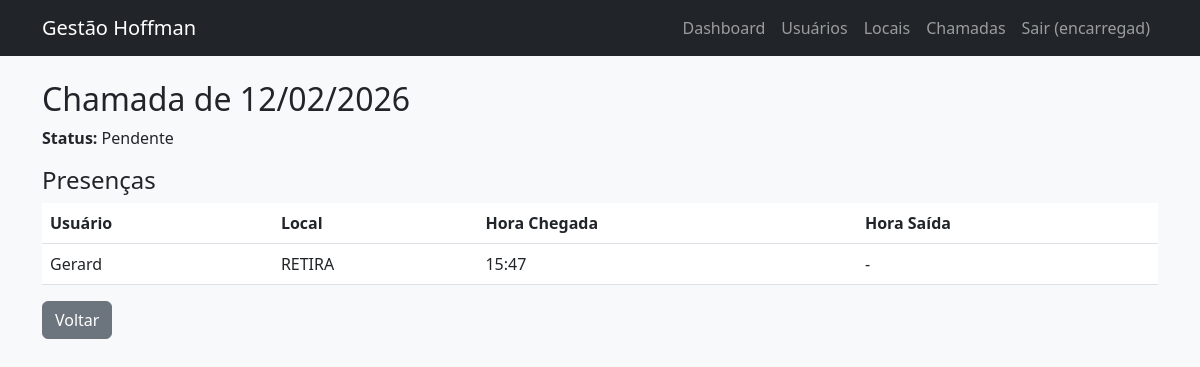
The page /encarregado/chamadas/14/ (signed in) on the database as committed earlier.
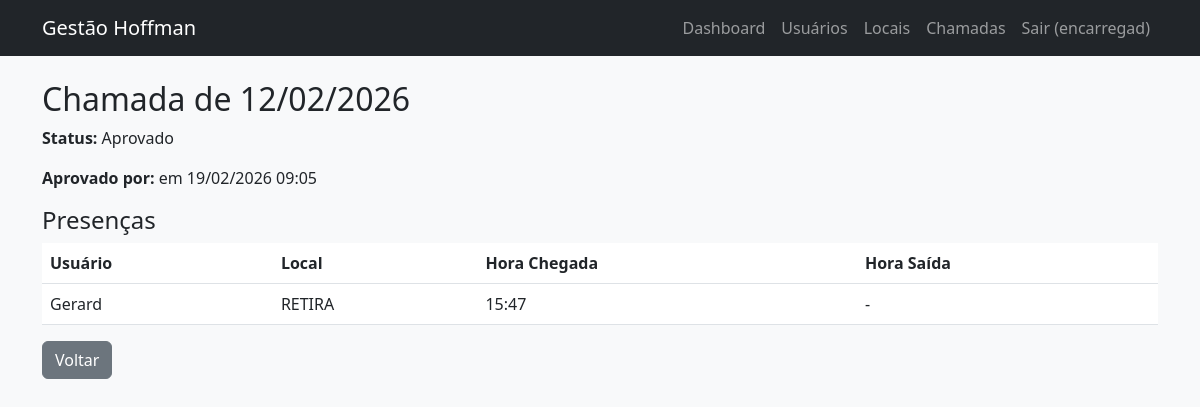
The same page on the database as committed later.
### gestao/models.py (models this page shows, shortened)
class Chamada(models.Model):
    STATUS_CHOICES = (
        ('pendente', 'Pendente'),
        ('aprovado', 'Aprovado'),
        ('rejeitado', 'Rejeitado'),
    )
    data = models.DateField()
    encarregado = models.ForeignKey(User, on_delete=models.CASCADE, related_name='chamadas_criadas')
    criado_em = models.DateTimeField(auto_now_add=True)
    aprovado_por = models.ForeignKey(User, on_delete=models.SET_NULL, null=True, blank=True, related_name='chamadas_aprovadas')
    aprovado_em = models.DateTimeField(null=True, blank=True)
    status = models.CharField(max_length=20, choices=STATUS_CHOICES, default='pendente')
    class Meta:
        unique_together = ['data', 'encarregado']  # um encarregado só pode ter uma chamada por dia

### gestao/views/Vencarregado.py (the view)
@login_required
@role_required('encarregado')
def chamada_detail(request, pk):
    chamada = get_object_or_404(Chamada, pk=pk, encarregado=request.user)
    presencas = chamada.presencas.all()
    return render(request, 'encarregado/chamada_detail.html', {'chamada': chamada, 'presencas': presencas})

### templates/encarregado/chamada_detail.html
{% extends "base.html" %}
{% block content %}
<h2>Chamada de {{ chamada.data|date:"d/m/Y" }}</h2>
<p><strong>Status:</strong> {{ chamada.get_status_display }}</p>
{% if chamada.aprovado_em %}
    <p><strong>Aprovado por:</strong> {{ chamada.aprovado_por.first_name }} em {{ chamada.aprovado_em|date:"d/m/Y H:i" }}</p>
{% endif %}
<h4>Presenças</h4>
<table class="table">
    <thead>
        <tr>
            <th>Usuário</th>
            <th>Local</th>
            <th>Hora Chegada</th>
            <th>Hora Saída</th>
        </tr>
    </thead>
    <tbody>
        {% for p in presencas %}
        <tr>
            <td>{{ p.usuario.first_name }}</td>
            <td>{{ p.local.nome }}</td>
            <td>{{ p.hora_chegada|default:"-" }}</td>
            <td>{{ p.hora_saida|default:"-" }}</td>
        </tr>
        {% empty %}
        <tr><td colspan="4">Nenhum registro.</td></tr>
        {% endfor %}
    </tbody>
</table>
<a href="{% url 'chamada_list' %}" class="btn btn-secondary">Voltar</a>
{% endblock %}

Rows that differ between the two databases and show on the page:
changed Chamada: status "Pendente" → "Aprovado"; aprovado_em (not shown) → "19/02/2026 09:05"
Other text that changed with them:
text now shown: "Aprovado por: em"
